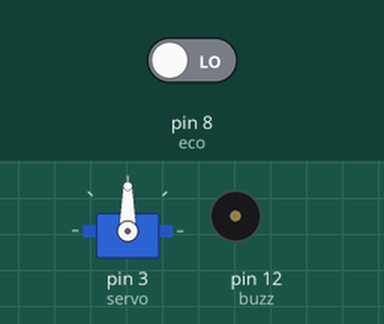
Recording of a sketch running on a simulated Arduino Uno, built with avr-gcc and run on an emulated ATmega328P. On the bench: servo, buzzer (waves = sounding, pin HIGH). The test bench sets the inputs (shaded band); at power-on: pin 8 (eco) LOW. Pins used as bus, display or sensor lines are not drawn.

Above: at 0.1 s.
At 1.1 s:
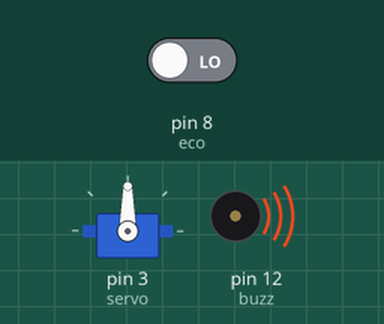
Timing chart, 0 to 2.6 s (numbered marks = the images above):
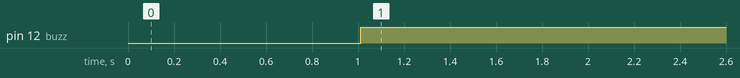

Measured:
- by itself, pin 12 (buzz): LOW → HIGH at 1.0 s

The sketch:

Servo_Toll_Tax.ino
```cpp
#include <Servo.h>
Servo servo_2;
int servo =3;

int eco=8;
int trig=9;
int buzz=12;
void setup()
{
  Serial.begin(9600);
  pinMode(eco, INPUT);
  pinMode(trig, OUTPUT);
  pinMode(buzz, OUTPUT);
  servo_2.attach(servo, 500, 2500);
}

void loop()
{
  digitalWrite(trig,LOW);
  delay(2);
  digitalWrite(trig,HIGH);
  delay(10);
  digitalWrite(trig,LOW);
  int Time;
  Time=pulseIn(eco,HIGH);
  float Dis=(Time*0.0343)/2;

  if(Dis<15)
  {
    digitalWrite(buzz,HIGH);
    servo_2.write(90);
  }
  else
  {
    digitalWrite(buzz,LOW);
    servo_2.write(0);
  }
  delay(2000);
}
```
